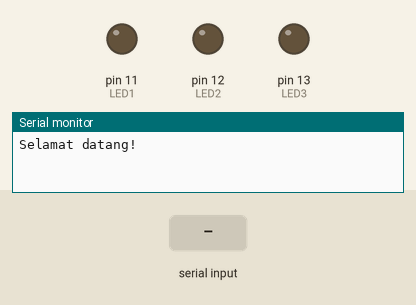
The sketch below on a simulated Arduino Leonardo, built with avr-gcc and run on an emulated ATmega32U4. Shown: output pins drawn as LEDs (lit = HIGH), the last lines printed to the serial monitor. The inputs (shaded band) are chosen by the test bench.

Above: at 1.2 s.
1.3 s: "L" received over Serial
At 1.9 s:
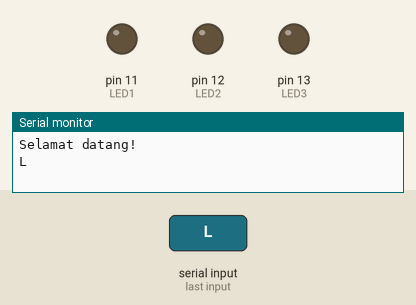
2.9 s: byte 51 ('3') received over Serial
At 4.2 s:
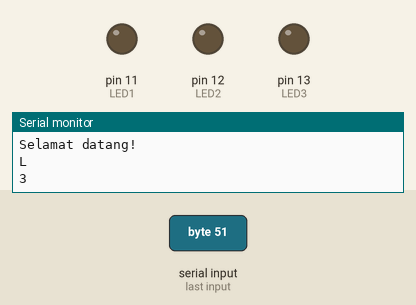
4.5 s: byte 66 ('B') received over Serial
At 5.6 s:
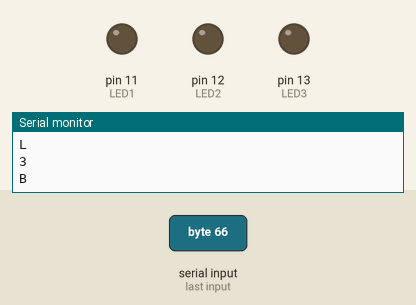
6.1 s: byte 65 ('A') received over Serial
At 6.8 s:
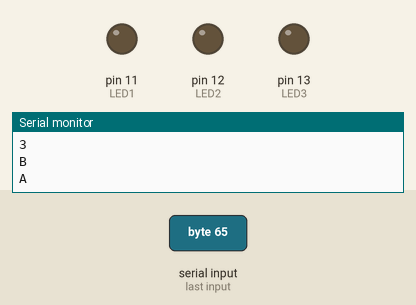
7.6 s: byte 97 ('a') received over Serial
At 8.8 s:
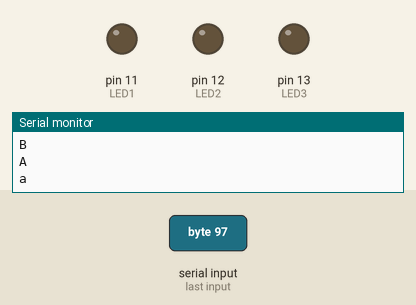
9.1 s: byte 98 ('b') received over Serial
At 10.3 s:
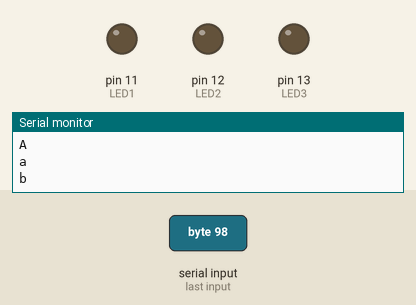
Timing chart, 0 to 11.6 s (numbered marks = the images above; inputs shaded):
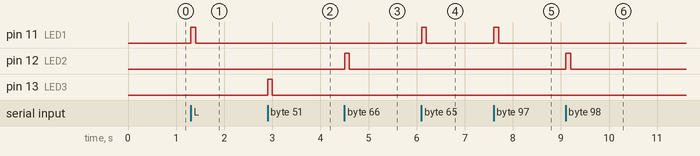

Measured:
- after the input at 1.3 s, pin 11 (LED1): LOW → HIGH at once, → LOW 0.10 s later
- after the input at 2.9 s, pin 13 (LED3): LOW → HIGH at once, → LOW 0.10 s later
- after the input at 4.5 s, pin 12 (LED2): LOW → HIGH at once, → LOW 0.10 s later
- after the input at 6.1 s, pin 11 (LED1): LOW → HIGH at once, → LOW 0.10 s later
- after the input at 7.6 s, pin 11 (LED1): LOW → HIGH at once, → LOW 0.10 s later
- after the input at 9.1 s, pin 12 (LED2): LOW → HIGH at once, → LOW 0.10 s later

The sketch:

BluetoothTest.ino
```cpp
#include <SoftwareSerial.h>
SoftwareSerial mySerial(0, 1); // RX, TX
char state;
int flag = 1;
// LED
int LED1 = 11;
int LED2 = 12;
int LED3 = 13;

void setup()
{
  // Open serial communications and wait for port to open:
  Serial.begin(9600);
  while (!Serial) {
    ; // wait for serial port to connect. Needed for Leonardo only
  }
  Serial.println("Selamat datang!");

  // set the data rate for the SoftwareSerial port
  mySerial.begin(9600);
  mySerial.println("Hello, world?");

  pinMode(LED1, OUTPUT);
  pinMode(LED2, OUTPUT);
  pinMode(LED3, OUTPUT);
}

void loop() // run over and overM
{
  if (mySerial.available()) {
      state = mySerial.read(); // read incoming state (Rx)
      mySerial.println(state); // re-send respon (Tx)
      Serial.println(state);   // send to serial/lcd
      flag = 0;
  }

  if (Serial.available()) {
      state = Serial.read();  // read from internal serial port
      Serial.println(state);  // send to serial/lcd
      mySerial.println(state); // send respon to Tx
      flag = 0;
  }

  if (flag == 0) {
    if (state == 'L' || state == 'l') {
      digitalWrite(LED1,HIGH);
    }
    if (state == 'N' || state == 'n') {
      digitalWrite(LED2,HIGH);
    }
    if (state == 'R' || state == 'r') {
      digitalWrite(LED3,HIGH);
    }
    if (state == 'D' || state == 'd') {
      digitalWrite(LED2,HIGH);
    }

    if (state == '1') {
      digitalWrite(LED1,HIGH);
    }
    if (state == '2') {
      digitalWrite(LED2,HIGH);
    }
    if (state == '3') {
      digitalWrite(LED3,HIGH);
    }

    if (state == 'A' || state == 'a') {
      digitalWrite(LED1,HIGH);
    }
    if (state == 'B' || state == 'b') {
      digitalWrite(LED2,HIGH);
    }
    if (state == 'C' || state == 'c') {
      digitalWrite(LED3,HIGH);
    }
    delay(100);
    digitalWrite(LED1,LOW);
    digitalWrite(LED2,LOW);
    digitalWrite(LED3,LOW);
    flag = 1;
  }

}
```
